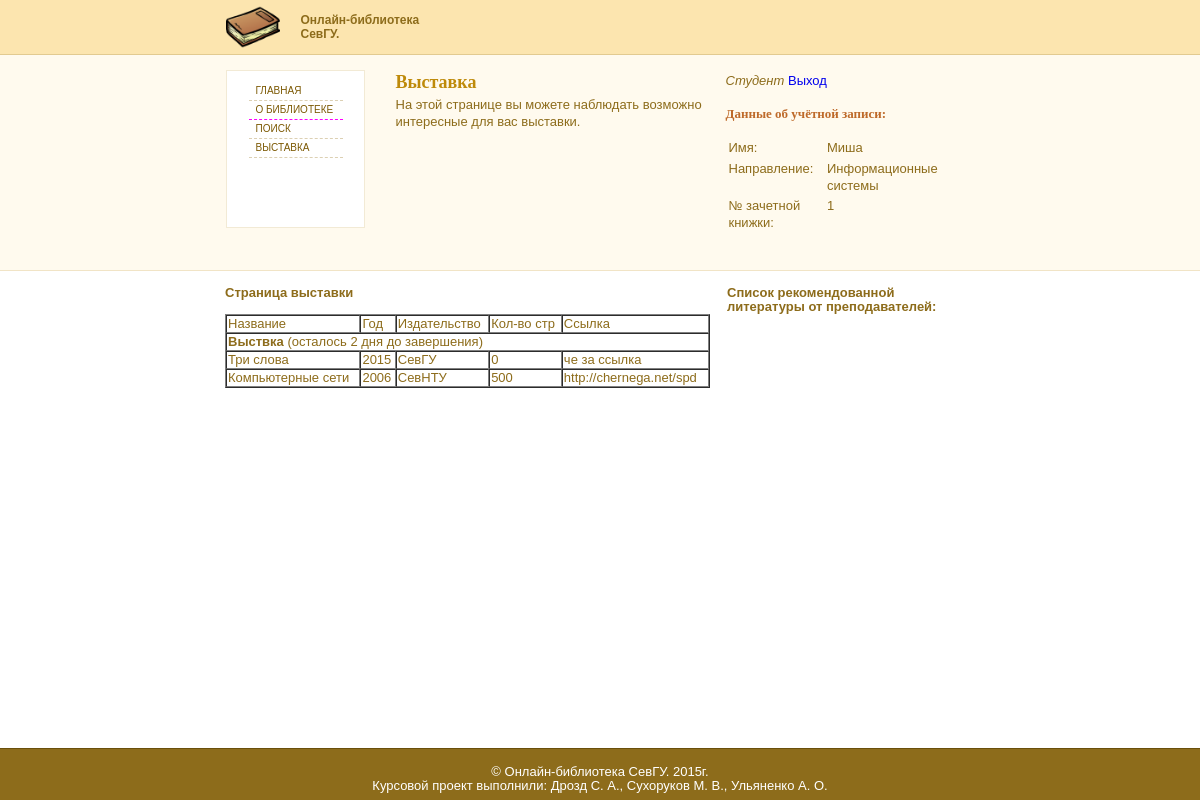
Page /index.php?action=show (signed in) on the committed database.
### tables this page shows
CREATE TABLE IF NOT EXISTS `reg` (
  `id` int(10) NOT NULL AUTO_INCREMENT,
  `login` varchar(255) NOT NULL,
  `password` varchar(255) NOT NULL,
  `email` varchar(255) NOT NULL,
  `access` varchar(25) NOT NULL,
  `hash` varchar(255) DEFAULT NULL,
  PRIMARY KEY (`id`)
);

CREATE TABLE IF NOT EXISTS `direction` (
  `id_direction` int(10) NOT NULL AUTO_INCREMENT,
  `Name` varchar(255) NOT NULL,
  PRIMARY KEY (`id_direction`)
);

CREATE TABLE IF NOT EXISTS `student` (
  `n_record_book` int(10) NOT NULL,
  `id_reg` int(255) NOT NULL,
  `group` int(10) NOT NULL,
  PRIMARY KEY (`n_record_book`,`id_reg`),
  KEY `id_reg` (`id_reg`)
);

CREATE TABLE IF NOT EXISTS `show` (
  `id_show` int(10) NOT NULL AUTO_INCREMENT,
  `name` varchar(255) NOT NULL,
  `date_start` varchar(255) NOT NULL,
  `time` int(10) NOT NULL,
  PRIMARY KEY (`id_show`)
);

CREATE TABLE IF NOT EXISTS `resource` (
  `id_resource` int(10) NOT NULL AUTO_INCREMENT,
  `id_reg` int(10) NOT NULL,
  `name` varchar(255) NOT NULL,
  `year` int(10) NOT NULL,
  `publisher` varchar(255) NOT NULL,
  `pages` int(10) NOT NULL,
  `date_create` date NOT NULL,
  `reference` varchar(255) NOT NULL,
  PRIMARY KEY (`id_resource`)
);

### index.php (the view, shortened to what this page needs)
<!DOCTYPE html PUBLIC "-//W3C//DTD XHTML 1.0 Transitional//EN" "http://www.w3.org/TR/xhtml1/DTD/xhtml1-transitional.dtd">
<html xmlns="http://www.w3.org/1999/xhtml">
<head>
<link href="style.css" rel="stylesheet" type="text/css" />
</head>
<body>
<div id="TopMainPan">
  <div id="topPan">
    <div id="topheaderPan"> <a href=""><img src="images/logo.png" height="54" border="0"/></a>
      <p class="captiontext">Онлайн-библиотека СевГУ.</p>
    </div>
    <div id="topbodyleftPan">
      <ul>
        <li><a href = 'index.php'>Главная</a></li>
        <li  class="border"><a href="index.php?action=about">О библиотеке</a></li>
        <?php
			if (isset($_COOKIE['access'])){
				echo "<li><a href='index.php?action=search'>Поиск</a></li>";
				echo "<li><a href='index.php?action=show'>Выставка</a></li>";
			}
        ?>
      </ul>
    </div>
    <div id="topbodycenterPan">
    </div>
    <div id="topbodyrightPan">
		<?php
			if (isset($_GET['action'])){
				switch($_GET['action']) {
					default:
						default_autorization();
						break;
				}
			}else{
				default_autorization();
			}
		?>
    </div>
  </div>
</div>
<div id="bodyMainPan">
  <div id="bodyleftPan">
    <?php
		get_body();
    ?>
   </div>
    <div id='bodyrightPan'>
		<?php
			get_right_content();
		?>
	</div>
</div>
<div id="footermainPan">
	<div id = "footerPan">
		&copy; Онлайн-библиотека СевГУ. 2015г.<br>
		Курсовой проект выполнили: Дрозд С. А., Сухоруков М. В., Ульяненко А. О.
	</div>
</div>
</body>
</html>
<?php
	function default_autorization(){
		if (isset($_COOKIE['id'])){
			echo "<i>".$_COOKIE['access']."</i> <a href= 'logout.php'>Выход</a><br><br><h2>Данные об учётной записи:</h2><br>";
			switch ($_COOKIE['access']){
				case 'Студент':
					get_student_info();
					break;
			}
		}else{
			echo "Здравствуй, гость"."<br><a href= 'index.php?action=in'>Войти</a><br><a href= 'index.php?action=reg'>Зарегистрироваться</a>";
		}
	}
	function get_student_info() {
		$id = $_COOKIE['id'];
		$query = "SELECT * FROM student WHERE id_reg = ".$id;
		$res = mysql_query($query) or die(mysql_error());
		$row = mysql_fetch_row($res);
		$query = "SELECT * FROM reg WHERE id = ".$id;
		$res = mysql_query($query) or die(mysql_error());
		$row2 = mysql_fetch_row($res);
		$query = "SELECT * FROM direction WHERE id_direction = ".$row[2];
		$res = mysql_query($query) or die(mysql_error());
		$row3 = mysql_fetch_row($res);
		echo "<table>";
		echo "<tr>
					<td>Имя:</td>
					<td>".$row2[1]."</td>
				</tr>";
		echo "<tr>
					<td>Направление:</td>
					<td>".$row3[1]."</td>
				</tr>";
		echo "<tr>
					<td>№ зачетной книжки:</td>
					<td>".$row[0]."</td>
				</tr>";
		echo "</table>";
	}
	function get_body(){
		if (isset($_GET['action'])){
			switch($_GET['action']) {
				case "show":
					require_once("show.php");
					break;
			}
		}else{
			require_once('main.php');
		}
	}
	function get_right_content(){
		if (isset($_COOKIE['access'])) {
			switch ($_COOKIE['access']) {
				case 'Студент':
					require_once('top_liter.php');
					break;
			}
		}else {
			get_banner();
		}
	}
?>

### show.php (shortened to what this page needs)
<b>Страница выставки</b><br><br>
<?php
	$query = "select id_show,name,(to_days(adddate(date_start, interval `time` day))-to_days(now())) from `show` where date_start < curdate() and adddate(date_start, interval `time` day) > curdate()";
	$sql = mysql_query($query) or die(mysql_error());
	if ($sql){
		echo '<table border = 1 cellspacing=0>';
		echo '<tr>
		<td>Название</td>
		<td>Год</td>
		<td>Издательство</td>
		<td>Кол-во стр</td>
		<td>Ссылка</td></tr>';
		while ($row = mysql_fetch_row($sql)) {
			echo '<tr>';
			echo '<td colspan=5><b>'.$row[1].'</b> (осталось '.$row[2].' дня до завершения)</td>';
			echo '</tr>';
			$query = "select id_resource,name,year,publisher,pages,reference from resource where id_resource in (select id_resource from item where id_show = ".$row[0].")";
			$q = mysql_query($query) or die(mysql_error());
			if ($q){
				if (mysql_num_rows($q) > 0){
					while ($row = mysql_fetch_row($q)) {
						echo '<tr>';
						for ($i = 1; $i<count($row); $i++)
							echo '<td>'.$row[$i].'</td>';
						echo '</tr>';
						change_views($row[0],$_COOKIE['id']);
					}
				}else{
					echo '<tr><td colspan=5>Выставка пуста</td></tr>';
				}
			}
		}
		echo '</table>';
	}
	function change_views($resource,$id_reg){
		$query = "select count from views where id_resource=".$resource." and id_reg = ".$id_reg;
		$q = mysql_query($query) or die(mysql_error());
		if (mysql_num_rows($q) > 0){
			$row = mysql_fetch_row($q);
			$query = "UPDATE `views` SET `count`=".($row[0]+1)." WHERE `id_resource`=".$resource." and `id_reg`=".$id_reg;
			$q = mysql_query($query) or die(mysql_error());
		}else{
			$query = "insert into `views` values(".$resource.",".$id_reg.",1)";
			$q = mysql_query($query) or die(mysql_error());
		}
	}
?>

### top_liter.php
<b>Список рекомендованной литературы от преподавателей:</b>

### style.css (style rules this page uses)
table td { vertical-align: top; }
body { padding: 0px; margin: 0px; font: 13px/14px Arial, Helvetica, sans-serif; overflow-y: scroll; }
div, p, ul, h2, h3, form, label, select, img { padding: 0px; margin: 0px; }
ul { list-style-type: none; }
#TopMainPan { height: 270px; background: url(images/topbg.gif) 0 0 repeat-x #FFFAEE; color: #8D6C1B; border-bottom: 1px solid #F1E4C6; position: relative; margin: 0 auto; }
#topPan { width: 749px; position: relative; margin: 0 auto; }
#topheaderPan { width: 749px; height: 55px; position: relative; margin: 0 auto; }
#topheaderPan p.captiontext { width: 122px; background: #FCE5AF; color: #8D6C1B; font-size: 12px; font-weight: bold; position: absolute; top: 13px; left: 75px; }
#topbodyleftPan { width: 145px; float: left; padding: 15px 25px 0 0; }
#topbodyleftPan ul { width: 115px; height: 145px; background: #fff; color: #7C5904; border: 1px solid #F2EAD5; padding: 11px 0 0 22px; }
#topbodyleftPan ul li { width: 94px; height: 18px; border-bottom: 1px dashed #DCD0B3; }
#topbodyleftPan ul li a { width: 87px; height: 18px; display: block; background: #fff; color: #7C5904; font: 10px/18px "Trebuchet MS", Arial, Helvetica, sans-serif; text-decoration: none; text-transform: uppercase; padding: 0 0 0 7px; }
#topbodyleftPan ul li.border { border-bottom: 1px dashed #FF00FF; }
#topbodycenterPan { width: 310px; height: 150px; float: left; line-height: 1.3em; padding: 18px 10px 0 0; }
#topbodycenterPan h2 { color: #BE8A0A; font: 18px/19px Georgia, "Times New Roman", Times, serif; font-weight: bold; padding-bottom: 5px; }
#topbodyrightPan { width: 230px; height: 175px; float: left; line-height: 1.3em; padding: 18px 10px 0 10px; }
#topbodyrightPan a { text-decoration: none; }
#topbodyrightPan h2 { color: #BE6A2A; font: 13px/13px Georgia, "Times New Roman", Times, serif; font-weight: bold; }
#bodyMainPan { background: #fff; color: #8D6C1B; position: relative; margin: 0 auto; clear: both; width: 750px; padding: 15px 0 0; }
#bodyleftPan { width: 500px; margin: 0 auto; float: left; }
#bodyleftPan table { width: 485px; border-spacing: 0px; }
#bodyrightPan { width: 248px; float: right; }
#footermainPan { height: 35px; background: url(images/footerbg.gif) 0 0 repeat-x #8D6C1B; color: #fff; clear: both; padding: 17px 0 0; position: fixed; left: 0; bottom: 0; width: 100%; }
#footerPan { width: 749px; position: relative; margin: 0 auto; text-align: center; font-family: "Trebuchet MS", Arial, Helvetica, sans-serif; }

### rows in the picture
reg: login "Миша"
direction: Name "Информационные системы"
student: n_record_book "1"
show: name "Выствка", row "2"
resource: name "Три слова", year "2015", publisher "СевГУ", pages "0", reference "че за ссылка"
resource: name "Компьютерные сети", year "2006", publisher "СевНТУ", pages "500", reference "http://chernega.net/spd"

### other values in the picture
$_COOKIE['access'] "Студент"
